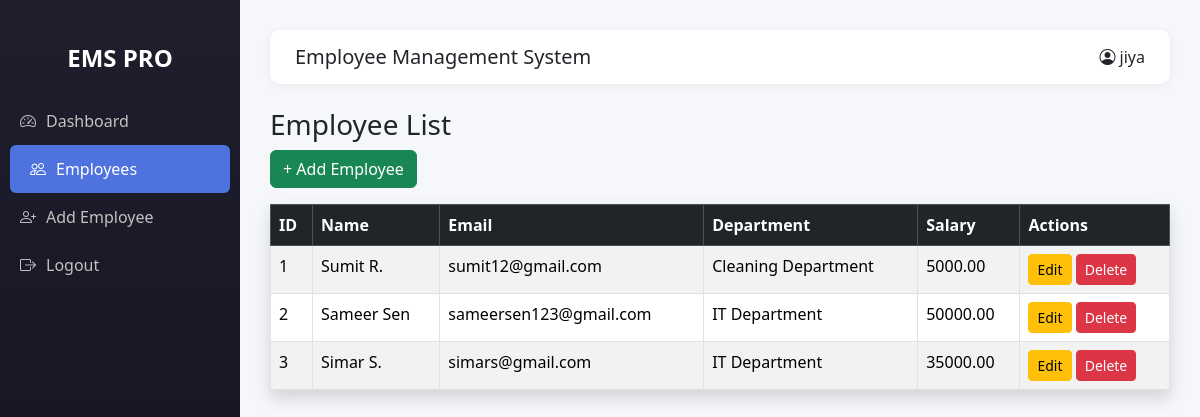
/employees/ (signed in), run on an earlier commit of the app's database.
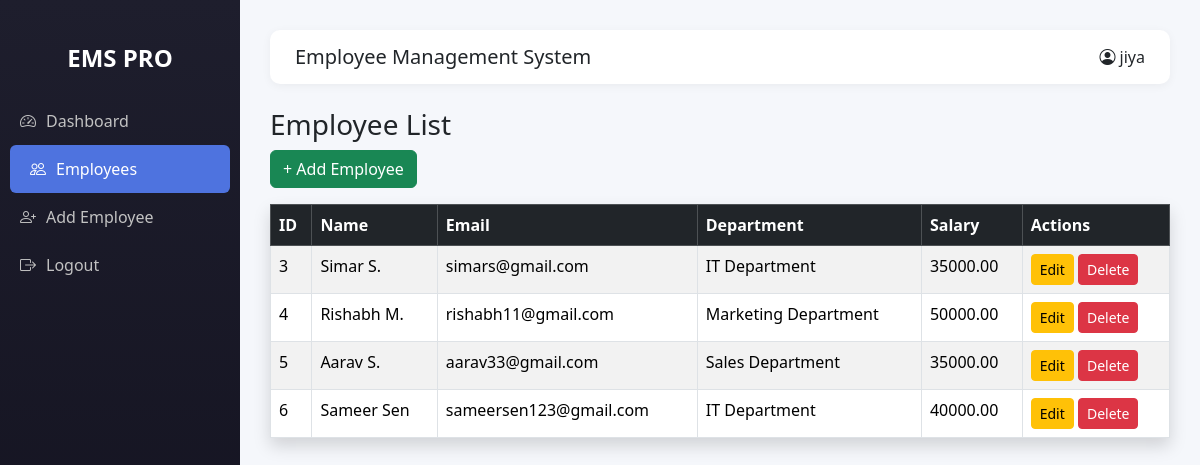
And on a later commit of the database.
### employee/models.py (models this page shows, shortened)
class Employee(models.Model):
    name = models.CharField(max_length=100)
    email = models.EmailField()
    salary = models.DecimalField(max_digits=10, decimal_places=2)
    department = models.CharField(max_length=100)
    created_at = models.DateTimeField(auto_now_add=True)

### employee/views.py (the view)
# urls.py: path('employees/', views.index, name='index'),
@login_required
def index(request):
    query = request.GET.get('q')
    if query:
        employees = Employee.objects.filter(name__icontains=query)
    else:
        employees = Employee.objects.all()
    total_employees = employees.count()
    total_salary = employees.aggregate(Sum('salary'))['salary__sum'] or 0
    context = {
        'employees': employees,
        'total_employees': total_employees,
        'total_salary': total_salary,
        'query': query
    }
    return render(request, 'employee/index.html', context)

### employee/templates/employee/index.html
{% extends 'employee/base.html' %}
{% block content %}
<h3>Employee List</h3>
<a href="{% url 'add_employee' %}" class="btn btn-success mb-3">
    + Add Employee
</a>
<table class="table table-bordered table-striped shadow">
    <thead class="table-dark">
        <tr>
            <th>ID</th>
            <th>Name</th>
            <th>Email</th>
            <th>Department</th>
            <th>Salary</th>
            <th>Actions</th>
        </tr>
    </thead>
    <tbody>
        {% for emp in employees %}
        <tr>
            <td>{{ emp.id }}</td>
            <td>{{ emp.name }}</td>
            <td>{{ emp.email }}</td>
            <td>{{ emp.department }}</td>
            <td>{{ emp.salary }}</td>
            <td>
                <a href="{% url 'update_employee' emp.id %}"
                   class="btn btn-warning btn-sm">
                   Edit
                </a>
                <a href="{% url 'delete_employee' emp.id %}"
                   class="btn btn-danger btn-sm">
                   Delete
                </a>
            </td>
        </tr>
        {% endfor %}
    </tbody>
</table>
{% endblock %}

### employee/templates/employee/base.html (shortened to what this page needs)
<!DOCTYPE html>
<html lang="en">
<head>
    <link href="https://cdn.jsdelivr.net/npm/bootstrap@5.3.2/dist/css/bootstrap.min.css" rel="stylesheet">
    <link href="https://cdn.jsdelivr.net/npm/bootstrap-icons@1.11.1/font/bootstrap-icons.css" rel="stylesheet">
</head>
<body>
    <div class="sidebar">
        <br>
        <h4 class="text-center mb-4">EMS PRO</h4>
        <a href="{% url 'dashboard' %}"
            class="{% if request.resolver_match.url_name == 'dashboard' %}active{% endif %}">
            <i class="bi bi-speedometer2"></i> Dashboard
        </a>
        <a href="{% url 'index' %}" class="{% if request.resolver_match.url_name == 'index' %}active{% endif %}">
            <i class="bi bi-people"></i> Employees
        </a>
        <a href="{% url 'add_employee' %}"
            class="{% if request.resolver_match.url_name == 'add_employee' %}active{% endif %}">
            <i class="bi bi-person-plus"></i> Add Employee
        </a>
        <a href="{% url 'logout' %}" class="{% if request.resolver_match.url_name == 'logout' %}active{% endif %}">
            <i class="bi bi-box-arrow-right"></i> Logout
        </a>
    </div>
    <div class="content">
        <div class="topbar mb-4">
            <h5 class="mb-0">Employee Management System</h5>
            <div>
                <i class="bi bi-person-circle"></i> {{ request.user.username }}
            </div>
        </div>
        {% block content %}
        {% endblock %}
    </div>
</body>
</html>

### employee/templates/employee/base.html (style rules this page uses)
body { background-color: #f5f7fb; font-family: 'Segoe UI', sans-serif; }
.sidebar { height: 100vh; width: 240px; position: fixed; background: linear-gradient(180deg, #1e1e2d, #11101d); color: white; padding-top: 20px; }
.sidebar h4 { font-weight: 600; }
.sidebar a { display: flex; align-items: center; gap: 10px; padding: 12px 20px; color: #c2c2c2; text-decoration: none; transition: 0.3s; }
.sidebar a.active { background: #4e73df; color: white; border-radius: 6px; margin: 0 10px; }
.content { margin-left: 240px; padding: 30px; }
.topbar { background: white; padding: 15px 25px; border-radius: 10px; box-shadow: 0 2px 10px rgba(0, 0, 0, 0.05); display: flex; justify-content: space-between; align-items: center; }

What changed in the data, as far as the page shows it:
removed Employee: id "1", name "Sumit R.", email "sumit12@gmail.com", department "Cleaning Department", salary "5000.00"
removed Employee: id "2", name "Sameer Sen", email "sameersen123@gmail.com", department "IT Department", salary "50000.00"
added Employee: id "4", name "Rishabh M.", email "rishabh11@gmail.com", department "Marketing Department", salary "50000.00"
added Employee: id "5", name "Aarav S.", email "aarav33@gmail.com", department "Sales Department", salary "35000.00"
added Employee: id "6", name "Sameer Sen", email "sameersen123@gmail.com", department "IT Department", salary "40000.00"
